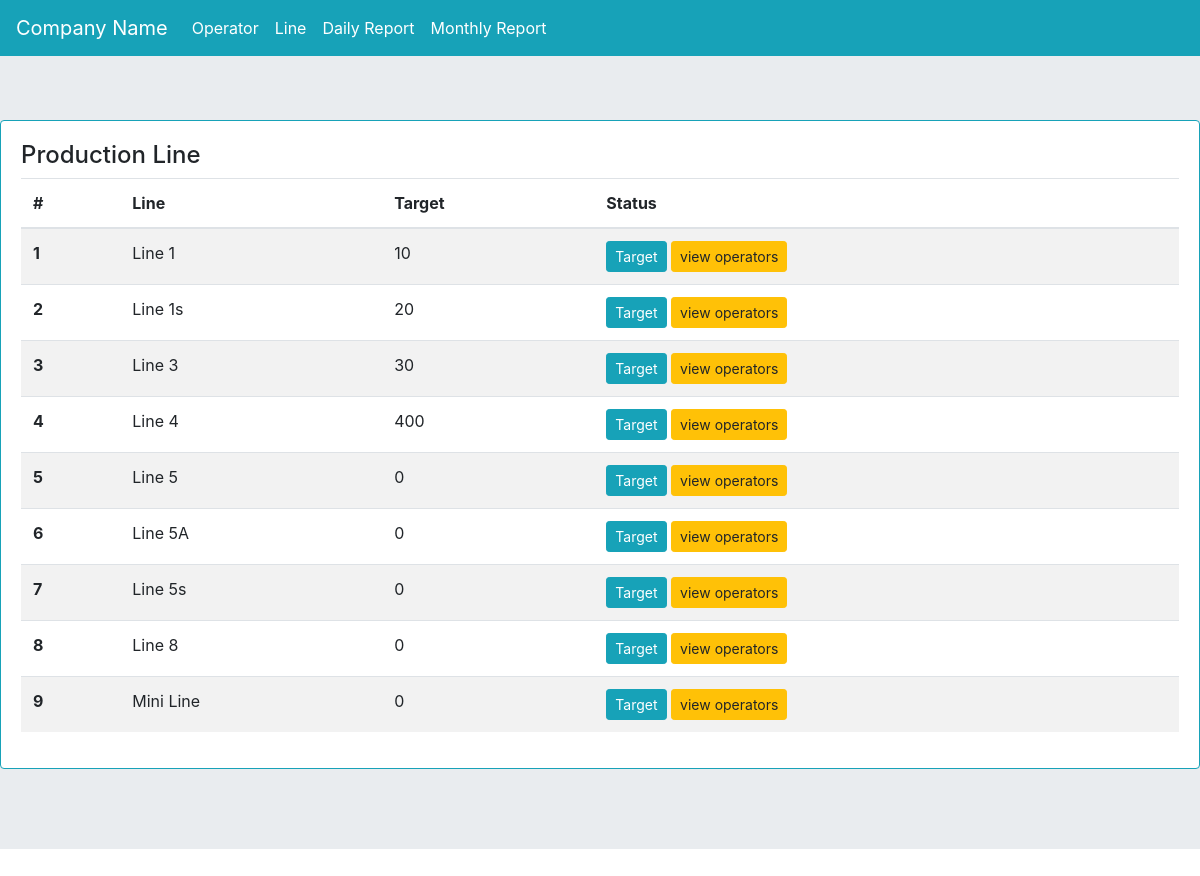
The page /linelist/ on the database as committed earlier.
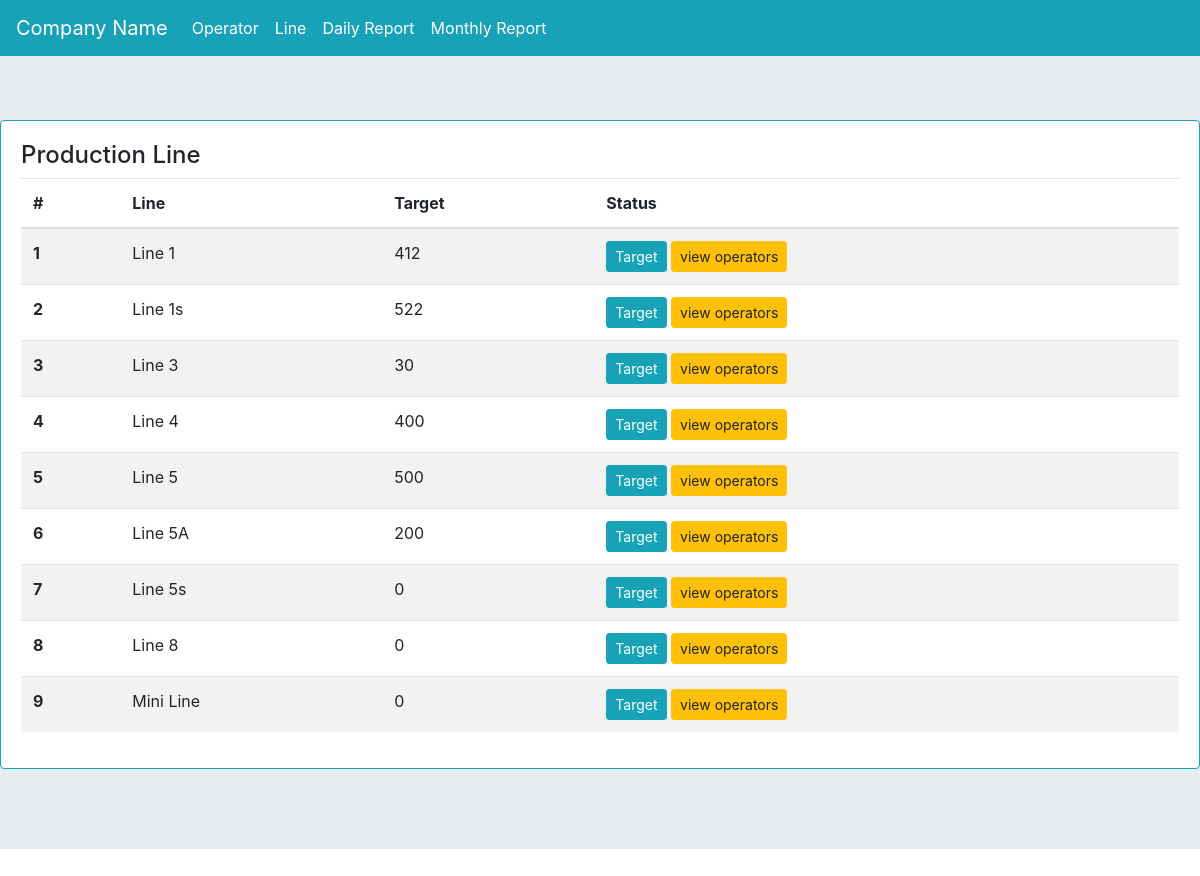
The same page on the database as committed later.
### myapp/models.py (models this page shows, shortened)
class line(models.Model):
    line_name = models.CharField(max_length=255)
    target = models.PositiveIntegerField(default=0)

### myapp/views.py (the view)
# urls.py: path('linelist/', views.linelist, name='linelist'),
def linelist(request):
    lis = line.objects.all()
    context = {'lis':lis}
    return render(request, 'line.html', context)

### templates/line.html (shortened to what this page needs)
{% extends 'base.html' %}
{% block content %}
<div class="card border-info mb-3">
  <div class="card-body">
<h4>Production Line</h4>
<table class="table table-striped" id="invlist">
  <thead>
    <tr>
      <th scope="col">#</th>
      <th scope="col">Line</th>
      <th scope="col">Target</th>
      <th scope="col">Status</th>
    </tr>
  </thead>
  <tbody id="linelistTbl">
  	{% for i in lis %}
    <tr class="linetr">
      <th scope="row" class="lid">{{i.id}}</th>
      <td>{{i.line_name}}</td>
      <td>{{i.target}}</td>
      <td>
<button type="button" class="btn btn-sm btn-info" data-toggle="modal" data-target="#lineu-{{i.id}}">
  Target
</button>
    <a href="{% url 'myapp:operatoratt' i.id %}" class="btn btn-sm btn-warning">view operators</a>
      </td>
    </tr>
    {% endfor %}
  </tbody>
</table>
  </div>
</div>
{% endblock content %}

Rows that differ between the two databases and show on the page:
changed line "Line 1": target "10" → "412"
changed line "Line 1s": target "20" → "522"
changed line "Line 5": target "0" → "500"
changed line "Line 5A": target "0" → "200"
